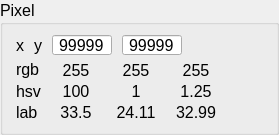
         <widget class="QGroupBox" name="pixel_groupBox">
          <property name="font">
           <font>
            <pointsize>12</pointsize>
           </font>
          </property>
          <property name="title">
           <string>Pixel</string>
          </property>
          <property name="flat">
           <bool>false</bool>
          </property>
          <property name="checkable">
           <bool>false</bool>
          </property>
          <layout class="QVBoxLayout" name="verticalLayout_9">
           <property name="leftMargin">
            <number>6</number>
           </property>
           <property name="topMargin">
            <number>10</number>
           </property>
           <property name="rightMargin">
            <number>10</number>
           </property>
           <property name="bottomMargin">
            <number>10</number>
           </property>
           <item>
            <widget class="QFrame" name="frame_2">
             <property name="frameShape">
              <enum>QFrame::NoFrame</enum>
             </property>
             <property name="frameShadow">
              <enum>QFrame::Raised</enum>
             </property>
             <property name="lineWidth">
              <number>0</number>
             </property>
             <layout class="QVBoxLayout" name="verticalLayout_3">
              <property name="spacing">
               <number>5</number>
              </property>
              <property name="leftMargin">
               <number>0</number>
              </property>
              <property name="topMargin">
               <number>0</number>
              </property>
              <property name="rightMargin">
               <number>0</number>
              </property>
              <property name="bottomMargin">
               <number>0</number>
              </property>
              <item>
               <widget class="QFrame" name="frame_3">
                <property name="frameShape">
                 <enum>QFrame::NoFrame</enum>
                </property>
                <property name="frameShadow">
                 <enum>QFrame::Raised</enum>
                </property>
                <property name="lineWidth">
                 <number>0</number>
                </property>
                <layout class="QGridLayout" name="gridLayout_2" rowstretch="0">
                 <property name="leftMargin">
                  <number>7</number>
                 </property>
                 <property name="topMargin">
                  <number>0</number>
                 </property>
                 <property name="rightMargin">
                  <number>0</number>
                 </property>
                 <property name="bottomMargin">
                  <number>0</number>
                 </property>
                 <property name="horizontalSpacing">
                  <number>10</number>
                 </property>
                 <property name="verticalSpacing">
                  <number>0</number>
                 </property>
                 <item row="0" column="2">
                  <widget class="QLabel" name="label_4">
                   <property name="sizePolicy">
                    <sizepolicy hsizetype="Minimum" vsizetype="Minimum">
                     <horstretch>0</horstretch>
                     <verstretch>0</verstretch>
                    </sizepolicy>
                   </property>
                   <property name="minimumSize">
                    <size>
                     <width>0</width>
                     <height>0</height>
                    </size>
                   </property>
                   <property name="font">
                    <font>
                     <pointsize>12</pointsize>
                    </font>
                   </property>
                   <property name="text">
                    <string>y</string>
                   </property>
                   <property name="alignment">
                    <set>Qt::AlignLeading|Qt::AlignLeft|Qt::AlignVCenter</set>
                   </property>
                  </widget>
                 </item>
                 <item row="0" column="0">
                  <widget class="QLabel" name="label_2">
                   <property name="sizePolicy">
                    <sizepolicy hsizetype="Minimum" vsizetype="Minimum">
                     <horstretch>0</horstretch>
                     <verstretch>0</verstretch>
                    </sizepolicy>
                   </property>
                   <property name="minimumSize">
                    <size>
                     <width>0</width>
                     <height>0</height>
                    </size>
                   </property>
                   <property name="font">
                    <font>
                     <pointsize>12</pointsize>
                    </font>
                   </property>
                   <property name="text">
                    <string>x</string>
                   </property>
                   <property name="alignment">
                    <set>Qt::AlignLeading|Qt::AlignLeft|Qt::AlignVCenter</set>
                   </property>
                  </widget>
                 </item>
                 <item row="0" column="5">
                  <widget class="QLineEdit" name="pixel_x_lineEdit">
                   <property name="sizePolicy">
                    <sizepolicy hsizetype="Fixed" vsizetype="Fixed">
                     <horstretch>0</horstretch>
                     <verstretch>0</verstretch>
                    </sizepolicy>
                   </property>
                   <property name="minimumSize">
                    <size>
                     <width>60</width>
                     <height>20</height>
                    </size>
                   </property>
                   <property name="maximumSize">
                    <size>
                     <width>60</width>
                     <height>20</height>
                    </size>
                   </property>
                   <property name="font">
                    <font>
                     <pointsize>12</pointsize>
                    </font>
                   </property>
                   <property name="text">
                    <string>99999</string>
                   </property>
                   <property name="alignment">
                    <set>Qt::AlignCenter</set>
                   </property>
                  </widget>
                 </item>
                 <item row="0" column="4">
                  <widget class="QLineEdit" name="pixel_y_lineEdit">
                   <property name="sizePolicy">
                    <sizepolicy hsizetype="Fixed" vsizetype="Fixed">
                     <horstretch>0</horstretch>
                     <verstretch>0</verstretch>
                    </sizepolicy>
                   </property>
                   <property name="minimumSize">
                    <size>
                     <width>60</width>
                     <height>20</height>
                    </size>
                   </property>
                   <property name="maximumSize">
                    <size>
                     <width>60</width>
                     <height>20</height>
                    </size>
                   </property>
                   <property name="text">
                    <string>99999</string>
                   </property>
                   <property name="alignment">
                    <set>Qt::AlignCenter</set>
                   </property>
                  </widget>
                 </item>
                 <item row="0" column="6">
                  <spacer name="horizontalSpacer_2">
                   <property name="orientation">
                    <enum>Qt::Horizontal</enum>
                   </property>
                   <property name="sizeHint" stdset="0">
                    <size>
                     <width>40</width>
                     <height>20</height>
                    </size>
                   </property>
                  </spacer>
                 </item>
                </layout>
               </widget>
              </item>
              <item>
               <widget class="QFrame" name="frame_4">
                <property name="frameShape">
                 <enum>QFrame::NoFrame</enum>
                </property>
                <property name="frameShadow">
                 <enum>QFrame::Raised</enum>
                </property>
                <property name="lineWidth">
                 <number>0</number>
                </property>
                <layout class="QGridLayout" name="gridLayout_3">
                 <property name="leftMargin">
                  <number>7</number>
                 </property>
                 <property name="topMargin">
                  <number>0</number>
                 </property>
                 <property name="rightMargin">
                  <number>0</number>
                 </property>
                 <property name="bottomMargin">
                  <number>0</number>
                 </property>
                 <property name="horizontalSpacing">
                  <number>0</number>
                 </property>
                 <property name="verticalSpacing">
                  <number>2</number>
                 </property>
                 <item row="2" column="1">
                  <widget class="QLabel" name="pixel_lab_l_label">
                   <property name="minimumSize">
                    <size>
                     <width>60</width>
                     <height>0</height>
                    </size>
                   </property>
                   <property name="maximumSize">
                    <size>
                     <width>60</width>
                     <height>16777215</height>
                    </size>
                   </property>
                   <property name="font">
                    <font>
                     <family>Arial</family>
                     <pointsize>12</pointsize>
                    </font>
                   </property>
                   <property name="text">
                    <string>33.5</string>
                   </property>
                   <property name="alignment">
                    <set>Qt::AlignCenter</set>
                   </property>
                  </widget>
                 </item>
                 <item row="1" column="1">
                  <widget class="QLabel" name="pixel_hsv_h_label">
                   <property name="minimumSize">
                    <size>
                     <width>60</width>
                     <height>0</height>
                    </size>
                   </property>
                   <property name="maximumSize">
                    <size>
                     <width>60</width>
                     <height>16777215</height>
                    </size>
                   </property>
                   <property name="font">
                    <font>
                     <family>Arial</family>
                     <pointsize>12</pointsize>
                    </font>
                   </property>
                   <property name="text">
                    <string>100</string>
                   </property>
                   <property name="alignment">
                    <set>Qt::AlignCenter</set>
                   </property>
                  </widget>
                 </item>
                 <item row="1" column="3">
                  <widget class="QLabel" name="pixel_hsv_v_label">
                   <property name="minimumSize">
                    <size>
                     <width>60</width>
                     <height>0</height>
                    </size>
                   </property>
                   <property name="maximumSize">
                    <size>
                     <width>60</width>
                     <height>16777215</height>
                    </size>
                   </property>
                   <property name="font">
                    <font>
                     <family>Arial</family>
                     <pointsize>12</pointsize>
                    </font>
                   </property>
                   <property name="text">
                    <string>1.25</string>
                   </property>
                   <property name="alignment">
                    <set>Qt::AlignCenter</set>
                   </property>
                  </widget>
                 </item>
                 <item row="2" column="0">
                  <widget class="QLabel" name="label_12">
                   <property name="sizePolicy">
                    <sizepolicy hsizetype="Fixed" vsizetype="Fixed">
                     <horstretch>0</horstretch>
                     <verstretch>0</verstretch>
                    </sizepolicy>
                   </property>
                   <property name="minimumSize">
                    <size>
                     <width>30</width>
                     <height>0</height>
                    </size>
                   </property>
                   <property name="maximumSize">
                    <size>
                     <width>30</width>
                     <height>16777215</height>
                    </size>
                   </property>
                   <property name="text">
                    <string>lab</string>
                   </property>
                   <property name="alignment">
                    <set>Qt::AlignLeading|Qt::AlignLeft|Qt::AlignVCenter</set>
                   </property>
                  </widget>
                 </item>
                 <item row="2" column="3">
                  <widget class="QLabel" name="pixel_lab_b_label">
                   <property name="minimumSize">
                    <size>
                     <width>60</width>
                     <height>0</height>
                    </size>
                   </property>
                   <property name="maximumSize">
                    <size>
                     <width>60</width>
                     <height>16777215</height>
                    </size>
                   </property>
                   <property name="font">
                    <font>
                     <family>Arial</family>
                     <pointsize>12</pointsize>
                    </font>
                   </property>
                   <property name="text">
                    <string>32.99</string>
                   </property>
                   <property name="alignment">
                    <set>Qt::AlignCenter</set>
                   </property>
                  </widget>
                 </item>
                 <item row="2" column="2">
                  <widget class="QLabel" name="pixel_lab_a_label">
                   <property name="minimumSize">
                    <size>
                     <width>60</width>
                     <height>0</height>
                    </size>
                   </property>
                   <property name="maximumSize">
                    <size>
                     <width>60</width>
                     <height>16777215</height>
                    </size>
                   </property>
                   <property name="font">
                    <font>
                     <family>Arial</family>
                     <pointsize>12</pointsize>
                    </font>
                   </property>
                   <property name="text">
                    <string>24.11</string>
                   </property>
                   <property name="alignment">
                    <set>Qt::AlignCenter</set>
                   </property>
                  </widget>
                 </item>
                 <item row="1" column="2">
                  <widget class="QLabel" name="pixel_hsv_s_label">
                   <property name="minimumSize">
                    <size>
                     <width>60</width>
                     <height>0</height>
                    </size>
                   </property>
                   <property name="maximumSize">
                    <size>
                     <width>60</width>
                     <height>16777215</height>
                    </size>
                   </property>
                   <property name="font">
                    <font>
                     <family>Arial</family>
                     <pointsize>12</pointsize>
                    </font>
                   </property>
                   <property name="text">
                    <string>1</string>
                   </property>
                   <property name="alignment">
                    <set>Qt::AlignCenter</set>
                   </property>
                  </widget>
                 </item>
                 <item row="0" column="2">
                  <widget class="QLabel" name="pixel_rgb_g_label">
                   <property name="minimumSize">
                    <size>
                     <width>60</width>
                     <height>0</height>
                    </size>
                   </property>
                   <property name="maximumSize">
                    <size>
                     <width>60</width>
                     <height>16777215</height>
                    </size>
                   </property>
                   <property name="font">
                    <font>
                     <family>Arial</family>
                     <pointsize>12</pointsize>
                    </font>
                   </property>
                   <property name="text">
                    <string>255</string>
                   </property>
                   <property name="alignment">
                    <set>Qt::AlignCenter</set>
                   </property>
                  </widget>
                 </item>
                 <item row="0" column="0">
                  <widget class="QLabel" name="label_3">
                   <property name="sizePolicy">
                    <sizepolicy hsizetype="Fixed" vsizetype="Fixed">
                     <horstretch>0</horstretch>
                     <verstretch>0</verstretch>
                    </sizepolicy>
                   </property>
                   <property name="minimumSize">
                    <size>
                     <width>30</width>
                     <height>0</height>
                    </size>
                   </property>
                   <property name="maximumSize">
                    <size>
                     <width>30</width>
                     <height>16777215</height>
                    </size>
                   </property>
                   <property name="font">
                    <font>
                     <family>Arial</family>
                     <pointsize>12</pointsize>
                    </font>
                   </property>
                   <property name="text">
                    <string>rgb</string>
                   </property>
                   <property name="alignment">
                    <set>Qt::AlignLeading|Qt::AlignLeft|Qt::AlignVCenter</set>
                   </property>
                  </widget>
                 </item>
                 <item row="0" column="3">
                  <widget class="QLabel" name="pixel_rgb_b_label">
                   <property name="minimumSize">
                    <size>
                     <width>60</width>
                     <height>0</height>
                    </size>
                   </property>
                   <property name="maximumSize">
                    <size>
                     <width>60</width>
                     <height>16777215</height>
                    </size>
                   </property>
                   <property name="font">
                    <font>
                     <family>Arial</family>
                     <pointsize>12</pointsize>
                    </font>
                   </property>
                   <property name="text">
                    <string>255</string>
                   </property>
                   <property name="alignment">
                    <set>Qt::AlignCenter</set>
                   </property>
                  </widget>
                 </item>
                 <item row="0" column="1">
                  <widget class="QLabel" name="pixel_rgb_r_label">
                   <property name="minimumSize">
                    <size>
                     <width>60</width>
                     <height>0</height>
                    </size>
                   </property>
                   <property name="maximumSize">
                    <size>
                     <width>60</width>
                     <height>16777215</height>
                    </size>
                   </property>
                   <property name="font">
                    <font>
                     <family>Arial</family>
                     <pointsize>12</pointsize>
                    </font>
                   </property>
                   <property name="text">
                    <string>255</string>
                   </property>
                   <property name="alignment">
                    <set>Qt::AlignCenter</set>
                   </property>
                  </widget>
                 </item>
                 <item row="0" column="4">
                  <spacer name="horizontalSpacer_3">
                   <property name="orientation">
                    <enum>Qt::Horizontal</enum>
                   </property>
                   <property name="sizeHint" stdset="0">
                    <size>
                     <width>40</width>
                     <height>20</height>
                    </size>
                   </property>
                  </spacer>
                 </item>
                 <item row="1" column="0">
                  <widget class="QLabel" name="label_8">
                   <property name="sizePolicy">
                    <sizepolicy hsizetype="Fixed" vsizetype="Fixed">
                     <horstretch>0</horstretch>
                     <verstretch>0</verstretch>
                    </sizepolicy>
                   </property>
                   <property name="minimumSize">
                    <size>
                     <width>30</width>
                     <height>0</height>
                    </size>
                   </property>
                   <property name="maximumSize">
                    <size>
                     <width>30</width>
                     <height>16777215</height>
                    </size>
                   </property>
                   <property name="text">
                    <string>hsv</string>
                   </property>
                   <property name="alignment">
                    <set>Qt::AlignLeading|Qt::AlignLeft|Qt::AlignVCenter</set>
                   </property>
                  </widget>
                 </item>
                </layout>
               </widget>
              </item>
             </layout>
            </widget>
           </item>
          </layout>
         </widget>
